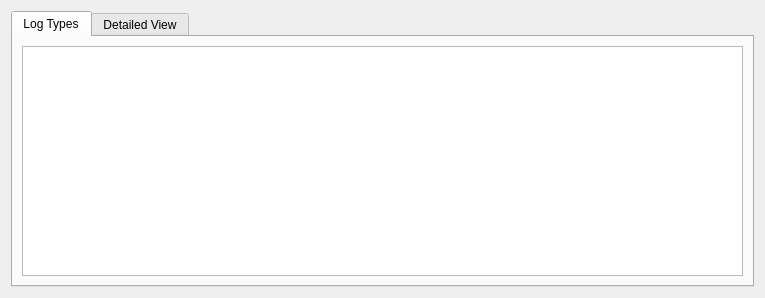
<?xml version="1.0" encoding="UTF-8"?>
<ui version="4.0">
 <class>logInventoryWidget</class>
 <widget class="QWidget" name="logInventoryWidget">
  <property name="geometry">
   <rect>
    <x>0</x>
    <y>0</y>
    <width>765</width>
    <height>298</height>
   </rect>
  </property>
  <property name="windowTitle">
   <string>Form</string>
  </property>
  <layout class="QVBoxLayout" name="verticalLayout">
   <item>
    <widget class="QTabWidget" name="groupedLogsTab">
     <property name="currentIndex">
      <number>0</number>
     </property>
     <widget class="QWidget" name="groupedLogs">
      <attribute name="title">
       <string>Log Types</string>
      </attribute>
      <layout class="QVBoxLayout" name="verticalLayout_9">
       <item>
        <widget class="QTableView" name="groupedLogsTableView">
         <property name="autoFillBackground">
          <bool>false</bool>
         </property>
         <property name="editTriggers">
          <set>QAbstractItemView::NoEditTriggers</set>
         </property>
         <property name="selectionMode">
          <enum>QAbstractItemView::SingleSelection</enum>
         </property>
         <property name="selectionBehavior">
          <enum>QAbstractItemView::SelectRows</enum>
         </property>
        </widget>
       </item>
      </layout>
     </widget>
     <widget class="QWidget" name="individualLogs">
      <attribute name="title">
       <string>Detailed View</string>
      </attribute>
      <layout class="QVBoxLayout" name="verticalLayout_10">
       <item>
        <widget class="QTableView" name="individualLogTableView">
         <property name="selectionMode">
          <enum>QAbstractItemView::SingleSelection</enum>
         </property>
         <property name="selectionBehavior">
          <enum>QAbstractItemView::SelectRows</enum>
         </property>
        </widget>
       </item>
      </layout>
     </widget>
    </widget>
   </item>
  </layout>
 </widget>
 <resources/>
 <connections/>
</ui>
